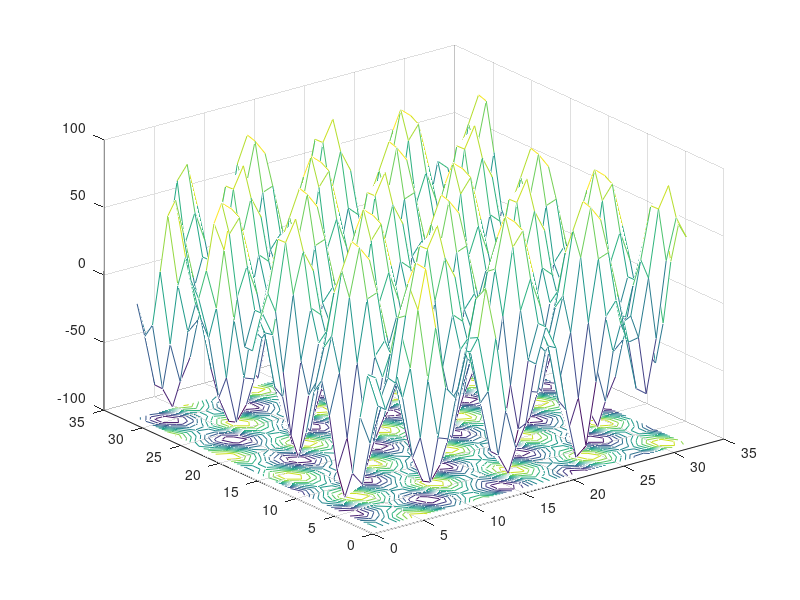

The MATLAB source for this figure:
% Pattern formation in Faraday Waves
% Kirsten Meeker
% kmeeker@cs.ucsb.edu
% FOUND ON http://www.cs.ucsb.edu/~kmeeker/Faraday.htm
% ORIGINAL FILE http://www.cs.ucsb.edu/~kmeeker/Faraday.m
% AUTHOR's document: http://www.cs.ucsb.edu/~kmeeker/Faraday.pdf
clear all;
% modifier : @cobwebkanamachi
% environment: gnu octave 3.8.0, mac osx
% if you did not read or know about Faraday Waves, misc docs bellow are.
% http://arxiv.org/pdf/cond-mat/9704060v2.pdf
% above paper is mostly important to run this.
% http://arxiv.org/pdf/1005.5257.pdf
% http://web.archive.org/web/20070806053342/http://haides.caltech.edu/~lifshitz/patterns.html
% http://www.mathworks.com/matlabcentral/fileexchange/5355-toolbox-graph/content/toolbox_graph/write_off.m
% http://www.princeton.edu/~wbialek/rome/refs/cross+hohenberg_93.pdf
% input parameters
e = [0.4 0.1 0.001 0.05 0.05 3 1 1 1 1 1];
q = [2*cos(pi/12) 1.2 2*cos(pi/12) 2*cos(pi/12) 2*cos(pi/12) 2*cos(pi/12) 2*cos(pi/12) 2*cos(pi/12) 2*cos(pi/12) 2*cos(pi/12) 2*cos(pi/12)];
a = [0 1 1 1.832 1.8 1.5 3.5 3.3 2 3 4];
c = [5000 200 1 1 1 1 1 1 5000 5000 200]; % linear operator scaling mentioned in Lifshitz paper
p = 10;  % selects which set of input parameters to use
% if suddenly end, please change t,dt 0 to 10,31 to 51, 81 to 101 etc.

% increments
fN = [32 64];   % Number of grid points on a side (square grid)
L = 2*pi;    % System size
fdt = [.05 0.1 0.2 0.5 1.0];

% increments
fN = [32 64];   % Number of grid points on a side (square grid)
L = 2*pi;    % System size
fdt = [.05 0.1 0.2 0.5 1.0];

% loop for different grid resolution
for s=1:1
    N = fN(s);
    dx = L/N;  % Grid spacing for periodic boundary conditions
    
    % initial condition
    %rand('state',0);
    u = 2 * rand(N,N) - 1.0;    % uniform random [-1, 1]
    u = u - mean(mean(u));      % normalize
    
    % compute eigenvalues of linear operator
%http://www.cs.ucsb.edu/~kmeeker/Faraday.pdf (8) lambda!
    k = (0:N-1)*dx;
    for i=1:N
        for j=1:N
            A(i,j) = (-(k(i)^2) - (k(j)^2) + 1)^2 * (-(k(i)^2) - (k(j))^2 + q(p)^2)^2;
        end
    end
    
    % loop for different time steps
    for r = 1:1;
        dt = fdt(r);
        
        % invert linear oeprator
        P = 1./(1 + dt * c(p) * A);
        
        i = 0;
        j = 0;
for t=90:dt:100 % tweak these if fail (31 to 51, 81 to 101, etc)
        %       for t=0:dt:50
            i = i + 1;
            
            % find transform of rhs
            f = u + dt * (e(p)*u + a(p)*u*u - u^3);
            %fd = double ( f );
            fT = fft2(f);   % FFT
            
            uT = fT.*P;
            %uTd = double ( uT );
            u = ifft2(uT);  %inverse FFT
            
            n(i) = norm(u);
            
            % display at intervals
            if mod(i-1,20) == 0
%scatter3(u)
if(0)
                save temp8.txt un;
                save temp7.txt a(p);
                save temp6.txt e(p);
                save temp5.txt dt;
                save temp4.txt p;
                save temp3.txt u;
                save temp2.txt uTd;
                save temp1.txt fTd;
                save temp0.txt f;
end        
                meshc(real(u));
                j = j + 1;
                mov(j) = gcf;
                %Movie(M,3);                
            end
            
        end
%%org Movie here...
%%        fn(r,s) = norm(u);
%%        fm(r,s) = mean(mean(u)); 
%%        fv(r,s) = var(var(u));
%        movie2avi(mov, "out.avi");
    end % r loop
end % s loop
